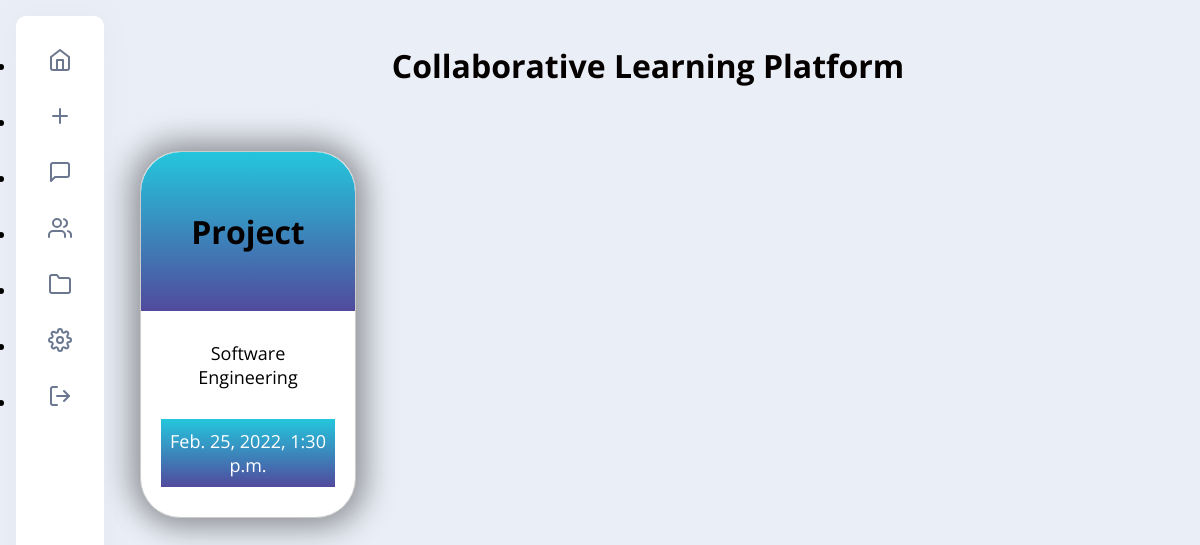
The app's page /, older data.
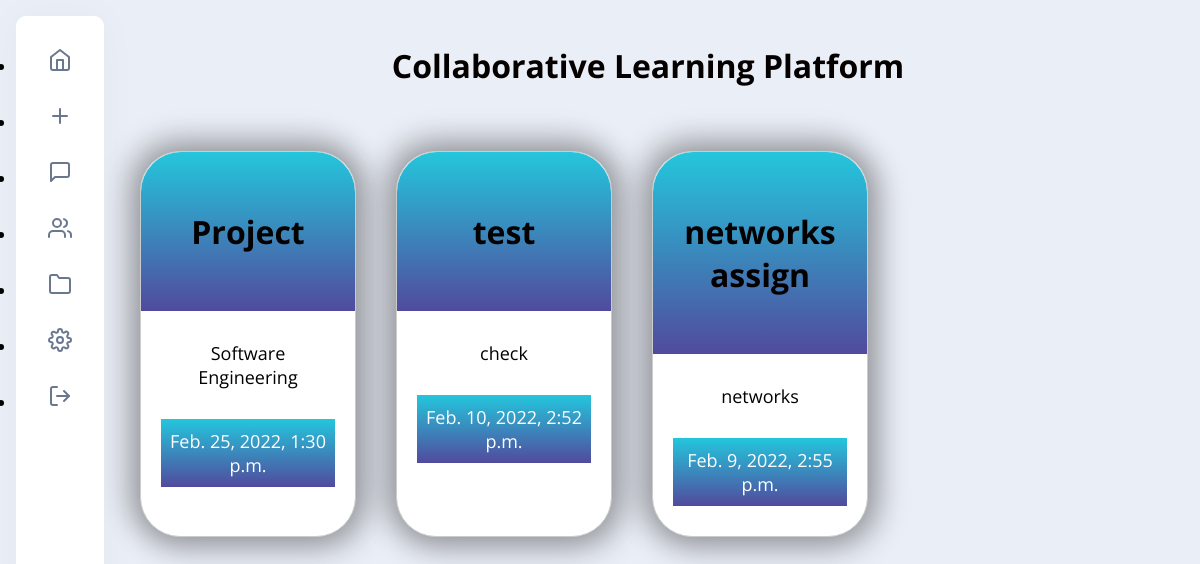
The same page, newer data.
### CLP/models.py (models this page shows, shortened)
class MeetingInfo(models.Model):
    topic = models.CharField(max_length=256, blank=True, unique=True)
    sub = models.CharField(max_length=256, blank=True)
    time = models.DateTimeField(max_length=6, blank=True)
    slug = models.SlugField(blank=True, null=True)

### CLP/views.py (the view)
# urls.py: path('', views.index, name='index'),
def index(request):
    data = list(MeetingInfo.objects.values())
    content = False
    if len(data) != 0:
        content = True
    return render(request, 'CLP/dashboard.html', context={'page_title': 'CLP | Dashboard', 'data': data, 'content': content})

### templates/CLP/dashboard.html (shortened to what this page needs)
{% extends "CLP/base.html" %} {% block content %} {% load static %}
<div class="cards-list">
    {% if content %} {% for val in data %}
    <div class="card" id="card">
        <div class="card-header">
            <h1>{{ val.topic }}</h1>
        </div>
        <div class="card-body">
            <p>
                {{val.sub}}
            </p>
            <a class="btn">{{val.time}}</a>
        </div>
    </div>
    {% endfor %} {% else %}
    <h1 class="no-data-error">Nothing to show right now 😒 <br> No worries, you can create one now from the <i>New meeting dashboard</i>😎😎</h1>
    {% endif %}
</div>
{% endblock %}

Row changes from the older to the newer data that the page shows:
added MeetingInfo: topic "test", sub "check", time "Feb. 10, 2022, 2:52 p.m."
added MeetingInfo: topic "networks assign", sub "networks", time "Feb. 9, 2022, 2:55 p.m."
